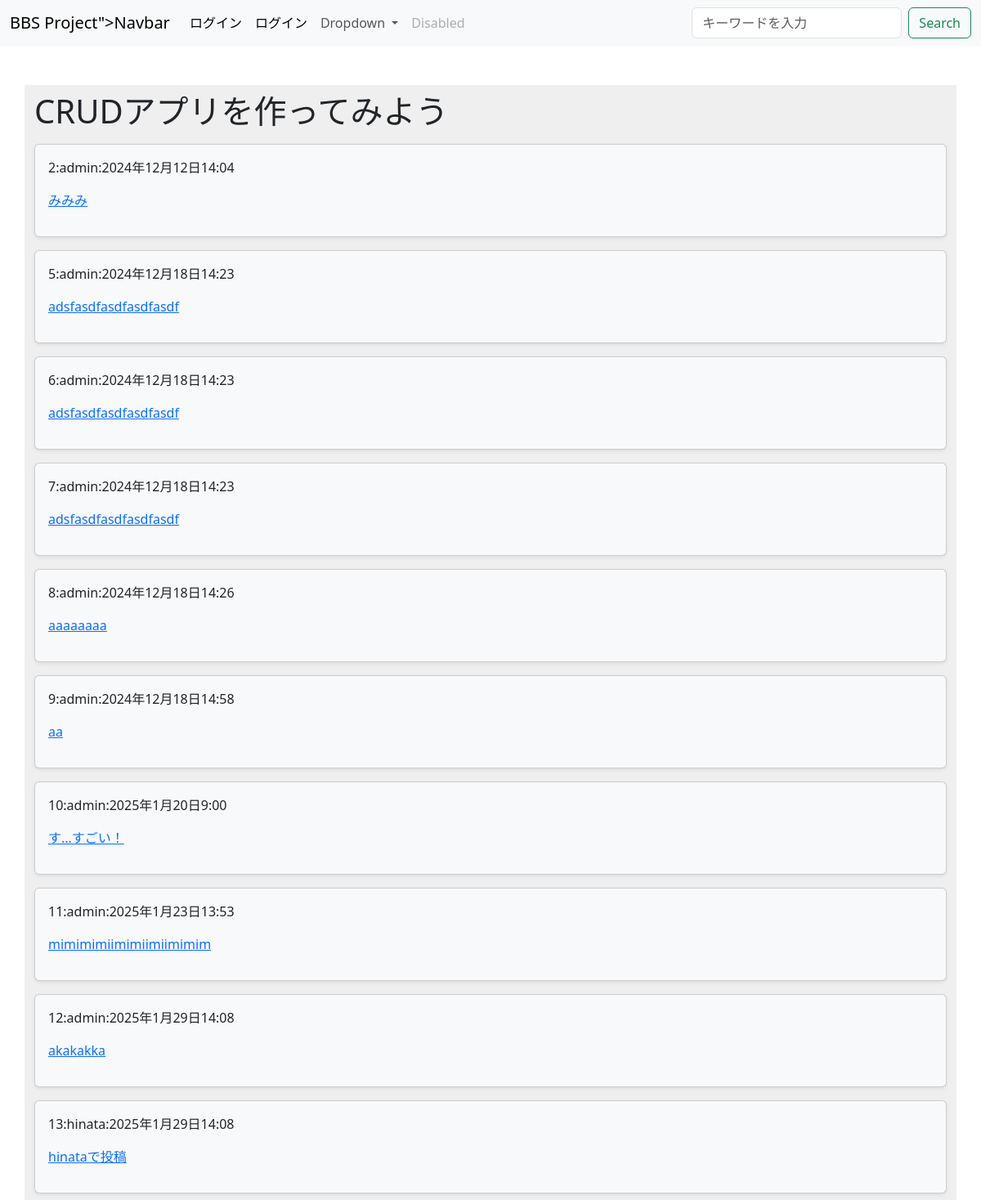
The page /bbs/ on the database its author committed.
### bbs/models.py (models this page shows, shortened)
class Article(models.Model):
    content = models.TextField()
    author = models.ForeignKey(User,on_delete=models.PROTECT)
    created_at = models.DateTimeField(auto_now_add=True)
    updated_at = models.DateTimeField(auto_now=True)

### bbs/views.py (the view)
# urls.py: path('',views.IndexView.as_view(), name='index'),
class IndexView(generic.ListView):
    model = Article #used Article model
    template_name = ('bbs/index.html') #used template

### bbs/forms.py
class SearchForm(forms.Form):
    words =forms.CharField(
        label='',
        max_length=50,
        widget=forms.TextInput(attrs={
            'class':'form-control me-2',
            'placeholder':'キーワードを入力'
        } )
    )

### bbs/context_processors.py (called while the page is built)
def search_form(request):
    return {'searchform':SearchForm()}

### templates/bbs/index.html (shortened to what this page needs)
{% extends "base.html" %}
{% load django_bootstrap5 %}
{% block content%}
{%block title%}<h1>CRUDアプリを作ってみよう</h1>{% endblock %}
{% for article in object_list %}
<div class="card bg-light shadow-sm mt-3">
    <div class="card-body">
        <p>{{article.id}}:{{article.author}}:{{article.created_at}}</p>
        <p><a href="{% url 'bbs:detail' article.id %}">{{ article.content }}</a></p>
    </div>
</div>
{% endfor %}
{% endblock  %}

### templates/base.html (shortened to what this page needs)
{% load django_bootstrap5 %}
<!DOCTYPE html>
<html lang="ja">
<head>
    {% bootstrap_css %}
</head>
<body>
    <nav class="navbar navbar-expand-lg bg-body-tertiary">
        <div class="container-fluid">
          <a class="navbar-brand" href="{% url 'bbs:index' %}">BBS Project">Navbar</a>
          <div class="collapse navbar-collapse" id="navbarSupportedContent">
            <ul class="navbar-nav me-auto mb-2 mb-lg-0">
              <li class="nav-item">
                {% if user.is_authenticated %}
                  <a href="{% url 'logout' %}" class="nav-link active">ログアウト</a>
                {% else %}
                  <a href="{% url 'login' %}" class="nav-link active">ログイン</a>
                {% endif %}
              </li>
            <li class="nav-item">
              {% if user.is_authenticated %}
                <a href="{% url 'logout' %}" class="nav-link active">ログアウト</a>
              {% else %}
                <a href="{% url 'login' %}" class="nav-link active">ログイン</a>
              {% endif %}
              </li>
              <li class="nav-item dropdown">
                <a class="nav-link dropdown-toggle" href="#" role="button" data-bs-toggle="dropdown" aria-expanded="false">
                  Dropdown
                </a>
              </li>
              <li class="nav-item">
                <a class="nav-link disabled">Disabled</a>
              </li>
            </ul>
            <form class="d-flex" method="get" action="{%url 'bbs:search'%}">
              {{ searchform.words}}
              <button class="btn btn-outline-success" type="submit">Search</button>
            </form>
          </div>
        </div>
      </nav>
    <div class="container py-2 mt-5">
    {%block content %}{% endblock%}
    </div>
</body>
</html>

### templates/base.html (style rules this page uses)
.container { background-color:#efefef; }

### rows shown on the page
Article: id "2", author "admin", created_at "2024年12月12日14:04", content "みみみ"
Article: id "5", author "admin", created_at "2024年12月18日14:23", content "adsfasdfasdfasdfasdf"
Article: id "6", author "admin", created_at "2024年12月18日14:23", content "adsfasdfasdfasdfasdf"
Article: id "7", author "admin", created_at "2024年12月18日14:23", content "adsfasdfasdfasdfasdf"
Article: id "8", author "admin", created_at "2024年12月18日14:26", content "aaaaaaaa"
Article: id "9", author "admin", created_at "2024年12月18日14:58", content "aa"
Article: id "10", author "admin", created_at "2025年1月20日9:00", content "す...すごい！"
Article: id "11", author "admin", created_at "2025年1月23日13:53", content "mimimimiimimiimiimimim"
Article: id "12", author "admin", created_at "2025年1月29日14:08", content "akakakka"
Article: id "13", author "hinata", created_at "2025年1月29日14:08", content "hinataで投稿"
